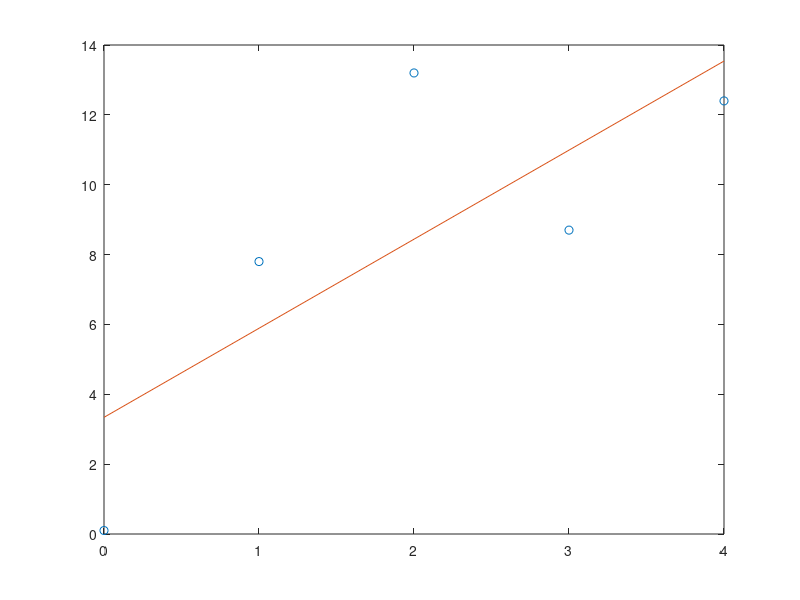

Here is the MATLAB script that generated this plot:
%(a)
A = [1 0;1 1;1 2;1 3;1 4];
b = [0.1;7.8;13.2;8.7;12.4];
x = pinv(A)*b;
C = x(1);
D = x(2);
disp([C,D])

%(b)
tlist = [0,1,2,3,4];
ylist = [0.1;7.8;13.2;8.7;12.4];
plot(tlist,ylist,'o')
hold on
plot(tlist,C+D*tlist)